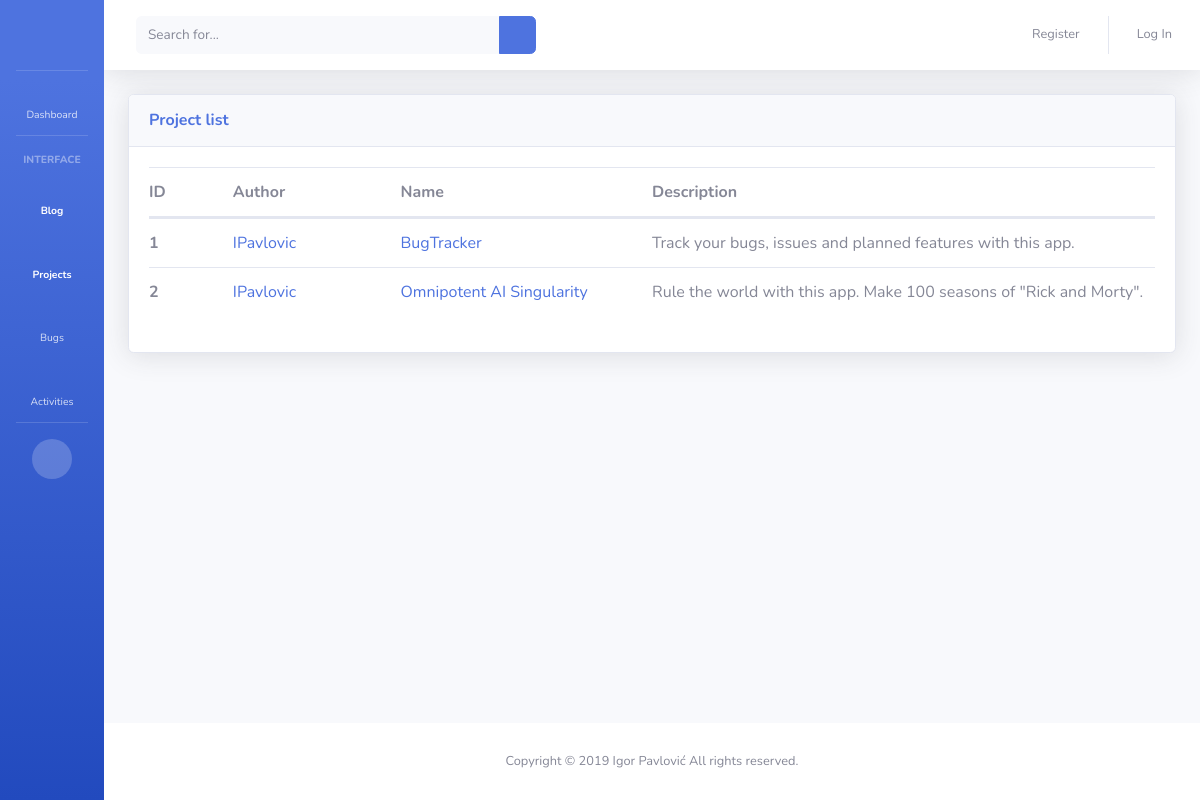
The app's page /project/, older data.
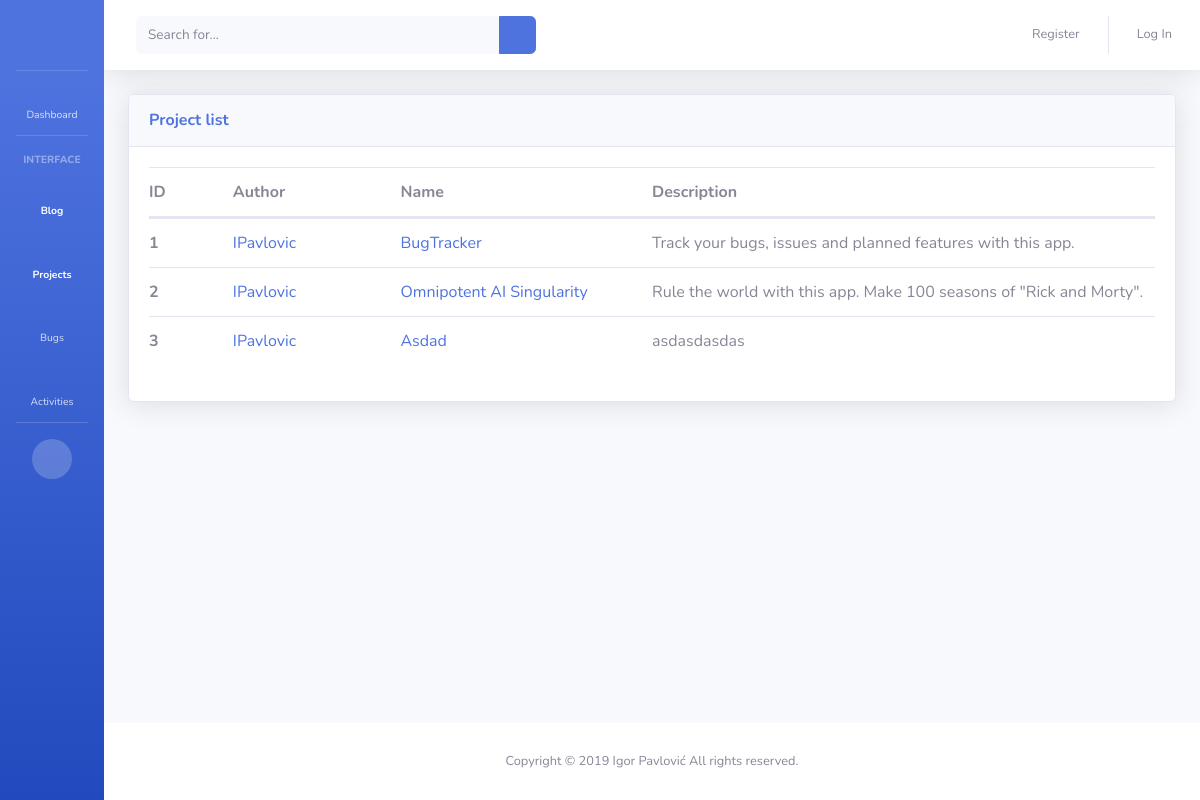
The same page, newer data.
### project/models.py (models this page shows, shortened)
class Project(models.Model):
    name         = models.CharField(max_length=70)
    description  = models.TextField()
    author       = models.ForeignKey(settings.AUTH_USER_MODEL, null=True, on_delete=models.SET_NULL, related_name='project_authors')
    created_on   = models.DateTimeField(auto_now_add=True)
    updated_on   = models.DateTimeField(auto_now=True)
    team_members = models.ManyToManyField(settings.AUTH_USER_MODEL, related_name='projects')
    objects      = ProjectManager()
    def get_absolute_url(self):
        return f"/project/{self.id}"

### users/models.py (models this page shows, shortened)
class CustomUser(AbstractUser):
    image = models.ImageField(upload_to='image/users/', blank=True, null=True)
    def __str__(self):
        return self.username
    def get_absolute_url(self):
        return f"/users/{self.id}"

### project/views.py (the view)
# urls.py: path("", list_view),
def list_view(request):
    query = app_model.objects.all()
    template = "list.html"
    context = {
                "appname_lower": appname_lower,
                "appname_caps": appname_caps,
                "page_title": f"{appname_caps} list",
                "query": query,
                }
    return render(request, template, context)

### bug/templatetags/js.py (called while the page is built)
@register.filter(is_safe=True)
def js(obj):
    return mark_safe(json.dumps(obj))

### project/models.py (called while the page is built)
    def get_queryset(self):
        return ProjectQuerySet(self.model, using=self._db)

### templates/list.html (shortened to what this page needs)
{% extends "base/content.html" %}
{% block content %}
    {% include appname_lower|add:"/list_view.html" %}
{% endblock %}

### project/templates/project/list_view.html
      <div class="table-responsive">
          <table class="table table-hover" id="dataTable" width="100%" cellspacing="0">
            <thead>
              <tr class="row d-flex m-0">
                <th scope="col" class="d-inline-block px-0 col-3 col-sm-1 col-lg-1">ID</th>
                <th scope="col" class="d-inline-block px-0 col-9 col-sm-2 col-lg-2">Author</th>
                <th scope="col" class="d-inline-block px-0 col-12 col-sm-9 col-lg-3">Name</th>
                <th scope="col" class="d-inline-block px-0 col-12 col-lg-6">Description</th>
              </tr>
            </thead>
            <tbody>
              {% for object in query %}
              <tr class="row d-flex m-0">
                <th scope="row" class="d-inline-block px-0 col-3 col-sm-1 col-lg-1">{{ object.id }}</th>
                <td class="d-inline-block px-0 col-9 col-sm-2 col-lg-2"><a href="{{ object.author.get_absolute_url }}">{{ object.author }}</a></td>
                <td class="d-inline-block px-0 col-12 col-sm-9 col-lg-3"><a href="{{ object.get_absolute_url }}">{{ object.name }}</a></td>
                <td class="d-inline-block px-0 col-12 col-lg-6">{{ object.description }}</td>
              </tr>
              {% endfor %}
            </tbody>
          </table>
        </div>

Row changes from the older to the newer data that the page shows:
added Project: id "3", author "IPavlovic", name "Asdad", description "asdasdasdas"
